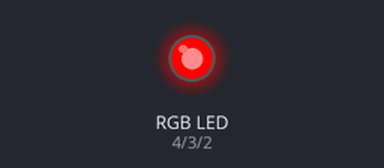
The sketch below on a simulated Arduino Uno, built with avr-gcc and run on an emulated ATmega328P. Shown: an RGB LED mixed from three pins (HIGH = lit).

Above: at 0.05 s.
At 0.95 s:
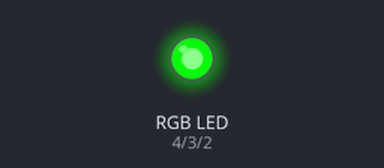
At 3.05 s:
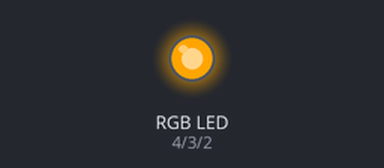
At 5.95 s:
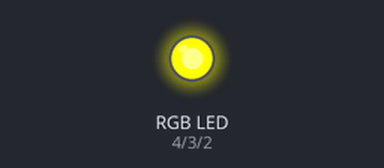
At 8.95 s:
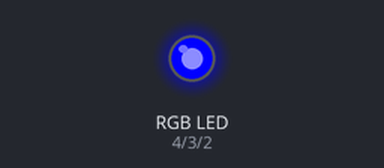
At 11.95 s:
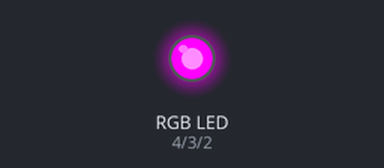
Timing chart, 0 to 15.6 s (numbered marks = the images above):
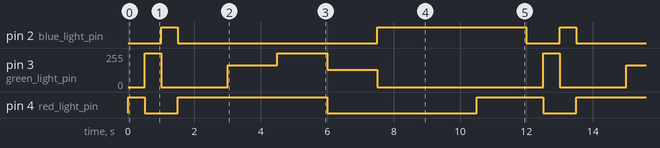

Measured:
- by itself, pin 2 (blue_light_pin): repeats every 12.0 s: LOW 6.0 s, HIGH 4.5 s, LOW 1.0 s, HIGH 0.50 s
- by itself, pin 3 (green_light_pin): repeats every 12.0 s: 0/255 2.0 s, 165/255 1.5 s, 255/255 1.5 s, 128/255 1.5 s, 0/255 5.0 s, 255/255 0.50 s
- by itself, pin 4 (red_light_pin): repeats every 12.0 s: LOW 1.0 s, HIGH 4.5 s, LOW 4.5 s, HIGH 2.0 s

The sketch:

lab4_RGB_LED.ino
```cpp
const int red_light_pin = 4;
const int green_light_pin = 3;
const int blue_light_pin = 2;
void setup() {
  pinMode(red_light_pin, OUTPUT);
  pinMode(green_light_pin, OUTPUT);
  pinMode(blue_light_pin, OUTPUT);
}

void loop() {
  RGB_color(255,0,0); //red
  delay(500);
  RGB_color(0,255,0); //green
  delay(500);
  RGB_color(0,0,255); //blue
  delay(500);

  // RAINBOW TIME BABY
  RGB_color(255,0,0); //red
  delay(1500);
  RGB_color(255,165,0); //orange
  delay(1500);
  RGB_color(255,255,0); //yellow
  delay(1500);
  RGB_color(0, 128, 0); //green
  delay(1500);
  RGB_color(0,0,255); //blue
  delay(1500);
  RGB_color(111,0,255); //indigo
  delay(1500);
  RGB_color(128, 0, 128); //purple
  delay(1500);


}

void RGB_color(int red_light_value, int green_light_value, int blue_light_value)
 {
  analogWrite(red_light_pin, red_light_value);
  analogWrite(green_light_pin, green_light_value);
  analogWrite(blue_light_pin, blue_light_value);
}
```
